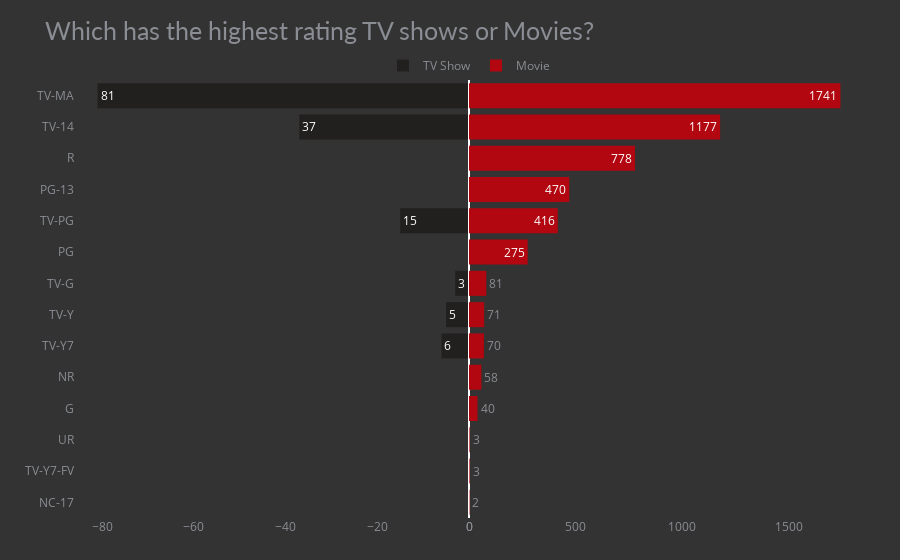

Source (notebook cell):
### Markdown cell above
<h4>Graph 6</h4>
<p>Now, let's have a look on the ratings of shows on the Netflix platform.</p>

### Code cell
dfCopy = df.copy()

df_tvShow = dfCopy[dfCopy['type']=='TV Show'][['rating', 'type']].rename(columns={'type':'tv_show'})
df_movie = dfCopy[dfCopy['type']=='Movie'][['rating', 'type']].rename(columns={'type':'movie'})
df_movie = pd.DataFrame(df_movie.rating.value_counts()).reset_index().rename(columns={'index':'movie'})

df_tvShow = pd.DataFrame(df_tvShow.rating.value_counts()).reset_index().rename(columns={'index':'tv_show'})
df_tvShow['rating_final'] = df_tvShow['rating']
df_tvShow['rating'] *= -1 # this is to do the rating negative

# chart
fig = make_subplots(rows=1, cols=2, specs=[[{}, {}]], shared_yaxes=True, horizontal_spacing=0)

# bar plot for tv shows
fig.append_trace(go.Bar(x=df_tvShow.rating, y=df_tvShow.tv_show, orientation='h', showlegend=True,
                        text=df_tvShow.rating_final, name='TV Show', marker_color='#221f1f'), 1, 1)

# bar plot for movies
fig.append_trace(go.Bar(x=df_movie.rating, y=df_movie.movie, orientation='h', showlegend=True,
                        text=df_movie.rating, name='Movie', marker_color='#b20710'), 1, 2)

# styling the chart
fig.update_xaxes(showgrid=False)
fig.update_yaxes(showgrid=False, categoryorder='total ascending', ticksuffix=' ', showline=False)
fig.update_traces(hovertemplate=None, marker=dict(line=dict(width=0)))
fig.update_layout(title='Which has the highest rating TV shows or Movies?',
                margin=dict(t=80, b=0, l=70, r=40),
                hovermode='y unified',
                xaxis_title=' ', yaxis_title=' ',
                plot_bgcolor= '#333', paper_bgcolor='#333',
                title_font=dict(size=25, color='#8a8d93', family='Lato, sans-serif'),
                font=dict(color='#8a8d93'),
                legend=dict(orientation='h', yanchor='bottom', y=1, xanchor='center', x=0.5),
                hoverlabel=dict(bgcolor='black', font_size=13, font_family= 'Lato, sans-serif'))

fig.show()

### Figure 1 — Plotly figure (JSON) as saved in the notebook; plotly's stock layout.template omitted (floating-point values rounded to 4 significant figures)
{"data": [{"marker": {"color": "#221f1f", "line": {"width": 0}}, "name": "TV Show", "orientation": "h", "showlegend": true, "text": [81, 37, 15, 6, 5, 3], "type": "bar", "x": [-81, -37, -15, -6, -5, -3], "xaxis": "x", "y": ["TV-MA", "TV-14", "TV-PG", "TV-Y7", "TV-Y", "TV-G"], "yaxis": "y"}, {"marker": {"color": "#b20710", "line": {"width": 0}}, "name": "Movie", "orientation": "h", "showlegend": true, "text": [1741, 1177, 778, 470, 416, 275, 81, 71, 70, 58, 40, 3, 3, 2], "type": "bar", "x": [1741, 1177, 778, 470, 416, 275, 81, 71, 70, 58, 40, 3, 3, 2], "xaxis": "x2", "y": ["TV-MA", "TV-14", "R", "PG-13", "TV-PG", "PG", "TV-G", "TV-Y", "TV-Y7", "NR", "G", "TV-Y7-FV", "UR", "NC-17"], "yaxis": "y2"}], "layout": {"font": {"color": "#8a8d93"}, "hoverlabel": {"bgcolor": "black", "font": {"family": "Lato, sans-serif", "size": 13}}, "hovermode": "y unified", "legend": {"orientation": "h", "x": 0.5, "xanchor": "center", "y": 1, "yanchor": "bottom"}, "margin": {"b": 0, "l": 70, "r": 40, "t": 80}, "paper_bgcolor": "#333", "plot_bgcolor": "#333", "title": {"font": {"color": "#8a8d93", "family": "Lato, sans-serif", "size": 25}, "text": "Which has the highest rating TV shows or Movies?"}, "xaxis": {"anchor": "y", "domain": [0, 0.5], "showgrid": false, "title": {"text": " "}}, "xaxis2": {"anchor": "y2", "domain": [0.5, 1], "showgrid": false}, "yaxis": {"anchor": "x", "categoryorder": "total ascending", "domain": [0, 1], "showgrid": false, "showline": false, "ticksuffix": " ", "title": {"text": " "}}, "yaxis2": {"anchor": "x2", "categoryorder": "total ascending", "domain": [0, 1], "matches": "y", "showgrid": false, "showline": false, "showticklabels": false, "ticksuffix": " "}}}
